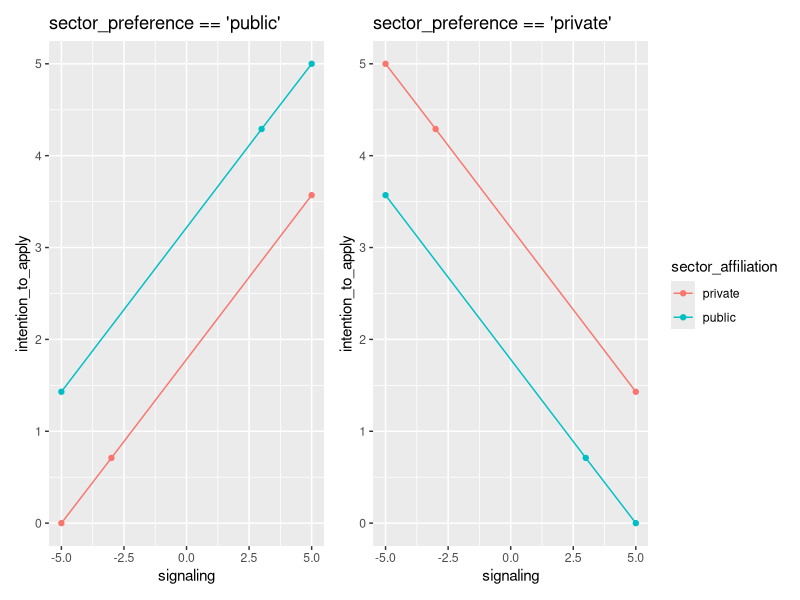
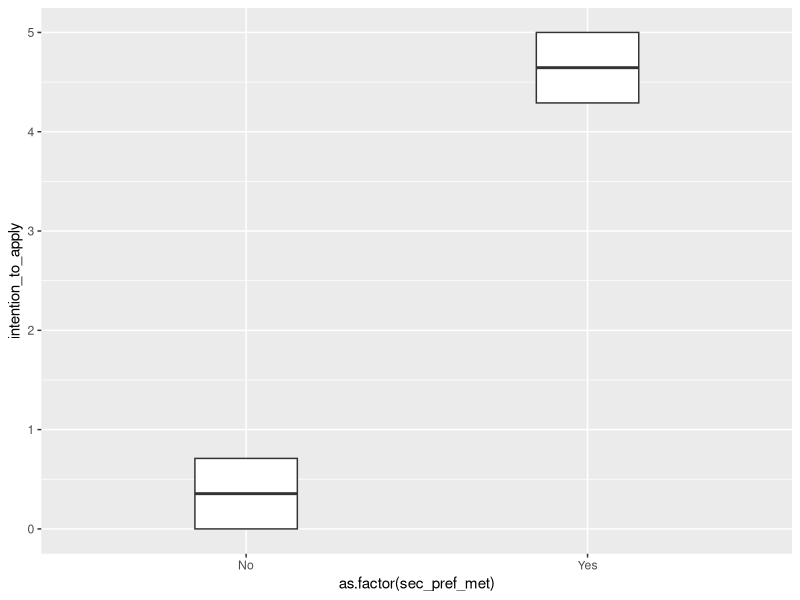

The R source for these figures, in order:
library(ggplot2)
library(dplyr)
library(patchwork)

sector_preference <- c("private","public", "public", "public", "public", "public", "public", "private", "private", "private", "private", "private")
sector_affiliation <- c("public", "private","public", "public", "public", "private", "private", "private", "private", "private", "public", "public") 
sec_pref_met <- c("No", "No", "Yes", "Yes", "Yes", "No", "No", "Yes", "Yes", "Yes", "No", "No")
signaling <- c(3, -3, 5, 3, -5, 5, -5, -5, -3, 5, -5, 5)
intention_to_apply <- c(0.71, 0.71, 5, 4.29, 1.43, 3.57, 0, 5, 4.29, 1.43, 3.57, 0)
manipulated <- c("No", "No", "No", "No", "Yes", "Yes", "No", "No", "No", "Yes", "Yes", "No")

data <- as.data.frame(cbind(sector_preference, sector_affiliation, sec_pref_met, signaling, intention_to_apply, manipulated))
data$signaling <- as.numeric(data$signaling)
data$intention_to_apply <- as.numeric(data$intention_to_apply)
data$sector_preference <- as.factor(data$sector_preference)
data$sector_affiliation <- as.factor(data$sector_affiliation)

plot_1 <- ggplot(data %>% filter(sector_preference == 'public'), aes(y = intention_to_apply, x = signaling, colour = sector_affiliation)) + 
  geom_point() +
  geom_line() +
  ylim(0, 5) +
  xlim(-5, 5) +
  ggtitle("sector_preference == 'public'")

plot_2 <- ggplot(data %>% filter(sector_preference == 'private'), aes(y = intention_to_apply, x = signaling, colour = sector_affiliation)) + 
  geom_point() +
  geom_line() +
  ylim(0, 5) +
  xlim(-5, 5) +
  ggtitle("sector_preference == 'private'")

plot_1 + plot_2 + plot_layout(guides = "collect")

# Hypothesis 2:
ggplot(data %>% filter(manipulated == 'No'), aes(y = intention_to_apply, x = as.factor(sec_pref_met), colour = signaling)) + 
  geom_boxplot(width = 0.3) +
  ylim(0, 5)

# Hypothesis 3:
intention_to_apply.lm <- lm(intention_to_apply ~ sector_preference*signaling, data %>% filter(sec_pref_met == 'Yes' & manipulated == 'No'))
summary(intention_to_apply.lm)

# Combined:
intention_to_apply.lm <- lm(intention_to_apply ~ sector_preference*signaling + sector_preference*sector_affiliation, data %>% filter(manipulated == 'No'))
summary(intention_to_apply.lm)

unique(data[c("sector_affiliation", "signaling")])

